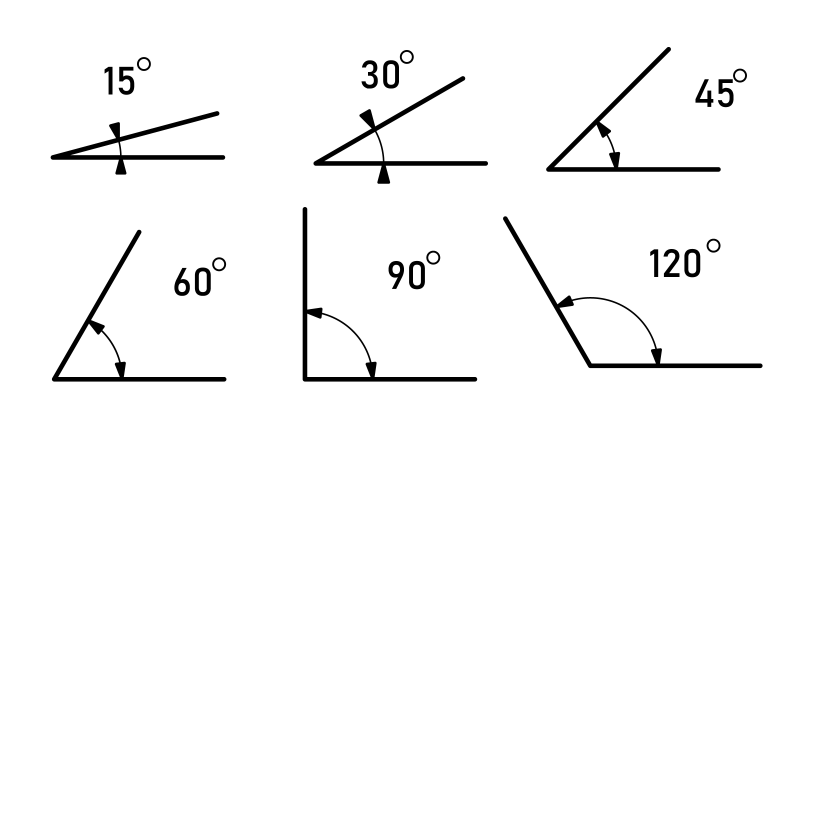
#> input picture image1.jpg, 5000 x 5000 px (shown at 1/6 size)
$ python 'angle detection.py'
#> lines starting #> are read from the running program, lines starting #| are printed output that depends on the picture
import cv2
import math

dots = []  # List containing coordinates of mouse clicks

def dist():
    a = ((dots[0][1] - dots[1][1])**2 + (dots[0][0] - dots[1][0])**2)**0.5    #dist b/w p1 and p2
    b = ((dots[1][1] - dots[2][1])**2 + (dots[1][0] - dots[2][0])**2)**0.5    #dist b/w p2 and p3
    c = ((dots[0][1] - dots[2][1])**2 + (dots[0][0] - dots[2][0])**2)**0.5      #dist b/w p1 and p3

    return [a,b,c]
def draw_circle(event, x, y, flags, param):
    if event == cv2.EVENT_LBUTTONDOWN:
        cv2.circle(img,(x,y), 5,(0,0,255),-1)
        dot = (x,y)
        dots.append(dot)
        print(dots)

        if (len(dots) != 0):
            cv2.arrowedLine(img,dots[0],(x,y),(0,0,255),4)

        if (len(dots) == 3):
            a,b,c = dist()
            angle = math.acos((a**2 + c**2 - b**2)/(2*a*c))
            angle = int(math.degrees(angle))
            cv2.putText(img,str(angle),(dots[0][0]-30,dots[0][1]-30),cv2.FONT_HERSHEY_COMPLEX,1,(255,0,0),2)
            print(angle)
            dots.clear()
    cv2.imshow('image',img)


img = cv2.imread("image1.jpg")
#> img is the input picture: shape (5000, 5000, 3); min 0, max 255, mean 249.7
img = cv2.resize(img,(0,0),fx=0.15,fy=0.15)
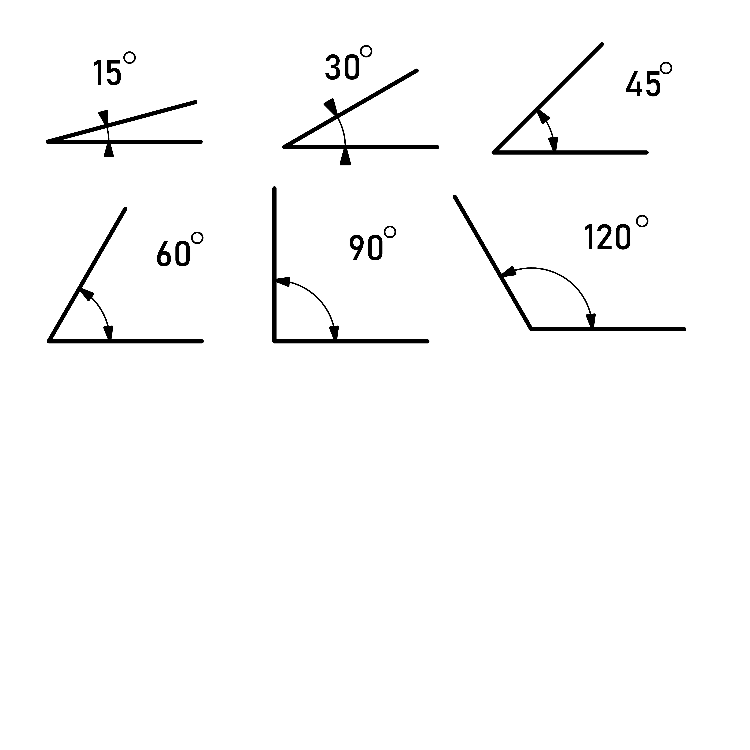
#> img: shape (750, 750, 3); min 0, max 255, mean 249.6
cv2.imshow('image',img)
cv2.setMouseCallback('image', draw_circle)
cv2.waitKey(0)
cv2.destroyAllWindows()

$ run again, with protractor.png saved as image1.jpg
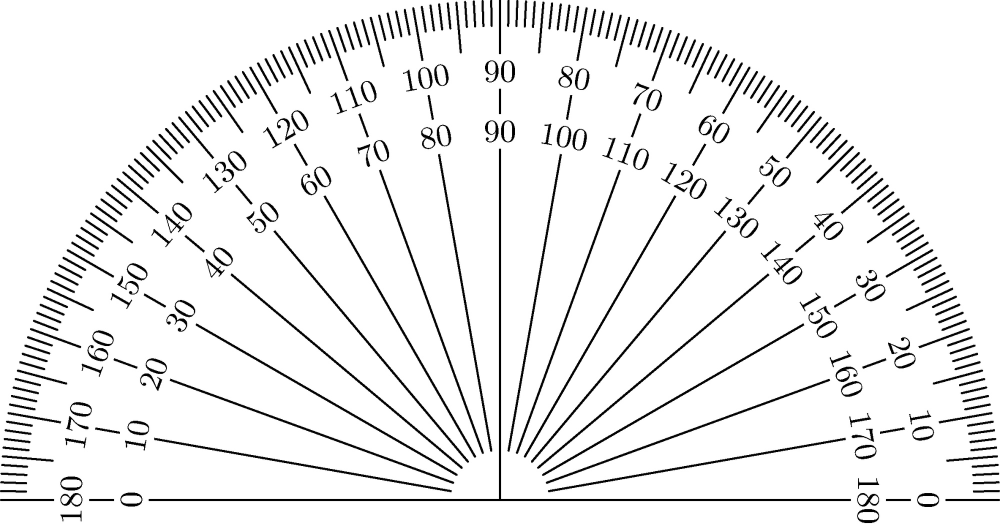
#> input picture protractor.png, 2000 x 1063 px (shown at 1/2 size)
#> img is the input picture: shape (1063, 2000, 3); min 0, max 255, mean 238
#> `img = cv2.resize(img,(0,0),fx=0.15,fy=0.15)`:
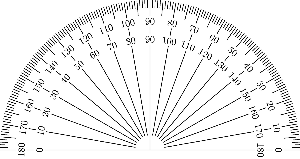
#> img: shape (159, 300, 3); min 0, max 255, mean 239.2
